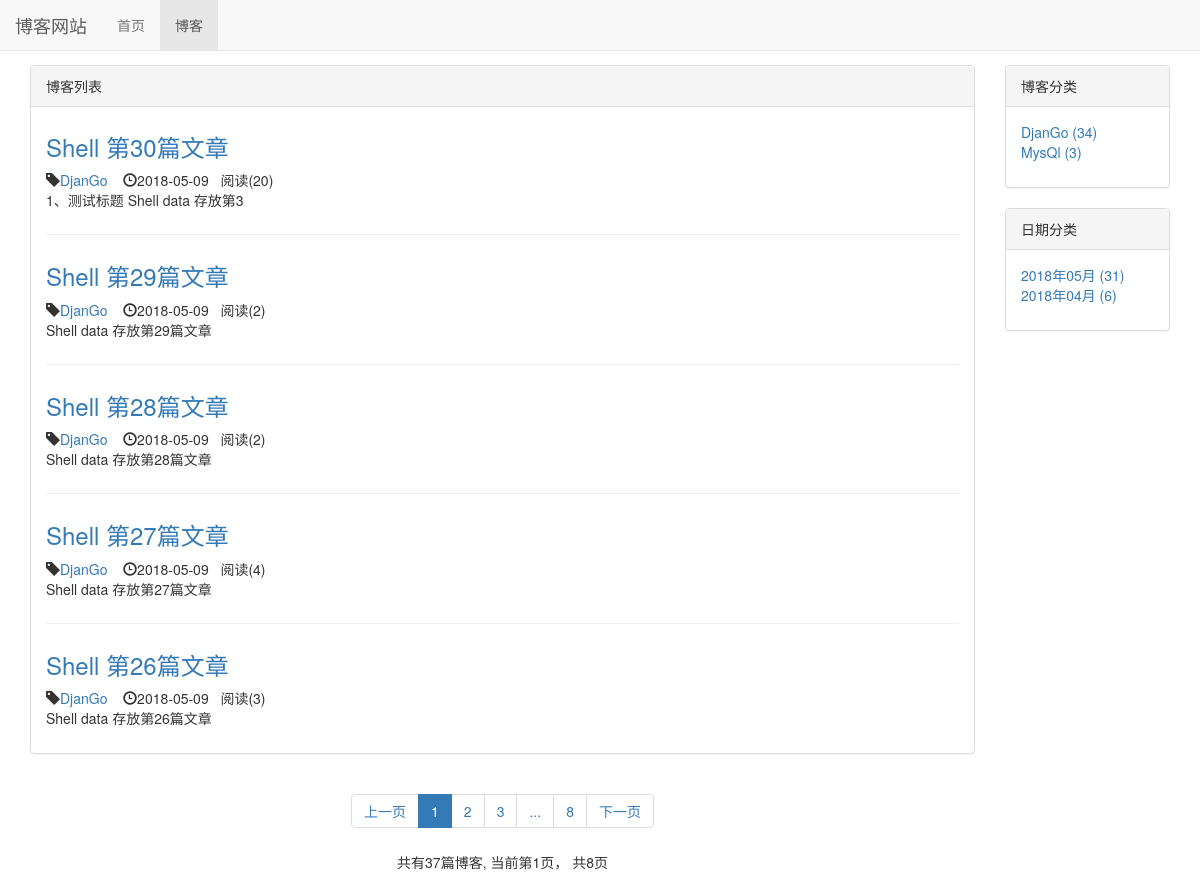
/blog/, run on an earlier commit of the app's database.
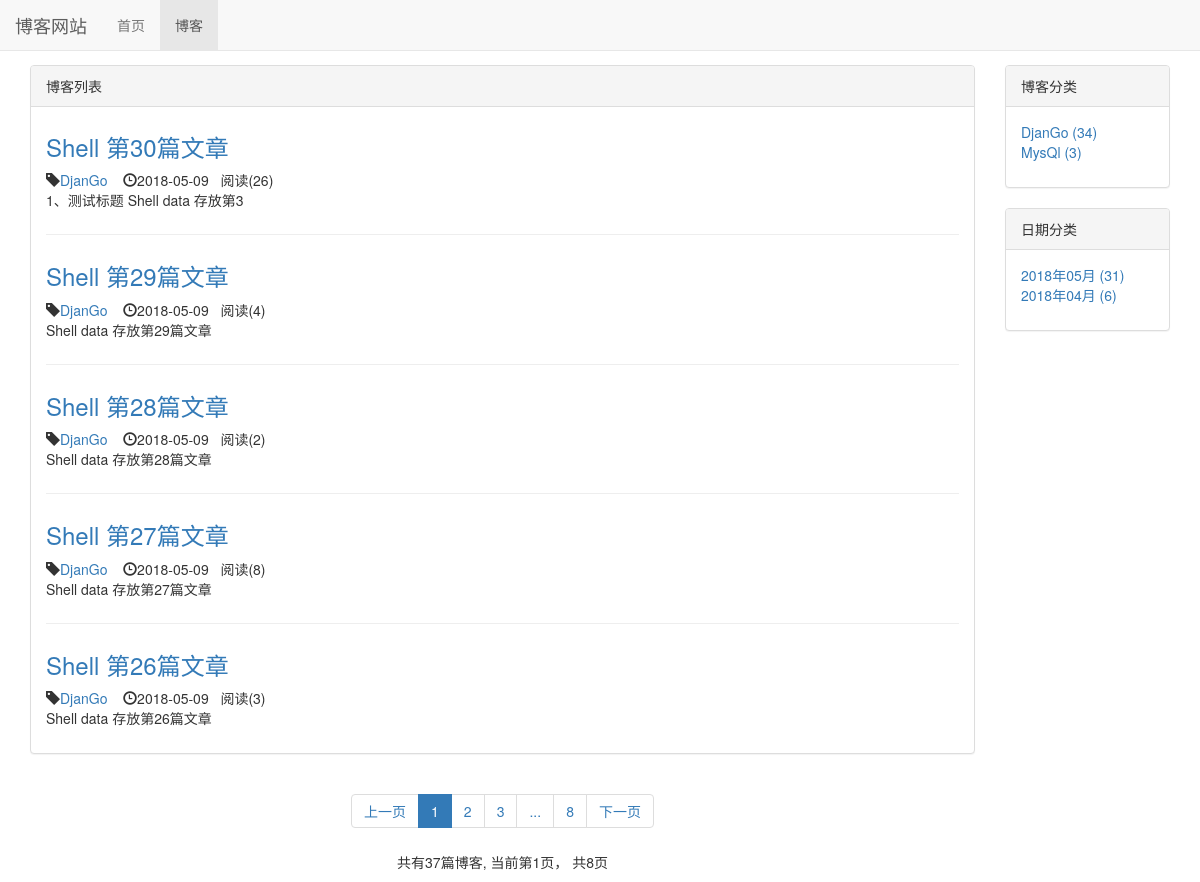
And on a later commit of the database.
### blog/models.py (models this page shows, shortened)
class Blog(models.Model, ReadNumExpandMethod):
    title = models.CharField(max_length=50, verbose_name='文章标题')
    blog_type = models.ForeignKey(BlogType, on_delete=models.DO_NOTHING, verbose_name='文章分类')
    content = RichTextUploadingField()
    author = models.ForeignKey(User, on_delete=models.DO_NOTHING, verbose_name='作者')
    read_details = GenericRelation(ReadDetail)
    created_time = models.DateTimeField(auto_now_add=True, verbose_name='创建时间')
    lsat_updated_time = models.DateTimeField(auto_now=True, verbose_name='修改时间')
    class Meta:
        ordering = ['-created_time']
        verbose_name = '博客文章'
        verbose_name_plural = verbose_name

class BlogType(models.Model):
    type_name = models.CharField(max_length=15, verbose_name='分类列表')
    def __str__(self):
        return self.type_name
    class Meta:
        verbose_name = '博客分类'
        verbose_name_plural  = verbose_name

### read_statistics/models.py (models this page shows)
class ReadNum(models.Model):
    read_num = models.IntegerField(default=0, verbose_name='阅读量')
    content_type = models.ForeignKey(ContentType, on_delete=models.DO_NOTHING)
    object_id = models.PositiveIntegerField()
    content_object = GenericForeignKey('content_type', 'object_id')

### blog/views.py (the view)
# urls.py: path('',views.blog_list, name='blog_list'),
def blog_list(request):
    blogs_all_list = Blog.objects.all()
    context = get_blog_list_common_date(request,blogs_all_list)
    return render(request, 'blog/blog_list.html',context)

### read_statistics/models.py (called while the page is built)
    def get_read_num(self):
        try:
            ct = ContentType.objects.get_for_model(self)
            readnum = ReadNum.objects.get(content_type=ct, object_id=self.pk)
            return readnum.read_num
        except exceptions.ObjectDoesNotExist:
            return 0

### blog/templates/blog/blog_list.html (shortened to what the changed rows need)
{% extends 'base.html' %}
{% load staticfiles %}
{% block header_extends %}
    <link rel="stylesheet" href="{% static 'blog/blog.css' %}">
{% endblock %}
{% block content %}
    <div class="container">
        <div class="row">
            <div class="col-xs-12 col-sm-8 col-md-9 col-lg-10">
                <div class="panel panel-default">
                        <div class="panel-body">
                            {% for blog in blogs %}
                                <div class="blog">
                                    <h3><a href="{% url 'blog_detail' blog.pk %}">{{ blog.title }}</a></h3>
                                    <p class="blog-info">
                                        <span class="glyphicon glyphicon-tag"></span><a href="{% url 'blogs_with_type' blog.blog_type.pk %}">{{ blog.blog_type }}</a> &nbsp;&nbsp;
                                        <span class="glyphicon glyphicon-time"></span>{{ blog.created_time|date:"Y-m-d" }}&nbsp;&nbsp;
                                        阅读({{ blog.get_read_num }})
                                    </p>
                                    <p>{{ blog.content|striptags|truncatechars:25 }}</p>
                                </div>
                            {% empty %}
                                <div class="blog">
                                    <h3>-- 暂无博客，敬请期待 --</h3>
                                </div>
                            {% endfor %}
                        </div>
                </div>
            </div>
        </div>
    </div>
{% endblock %}

What changed in the data, as far as the page shows it:
changed through a linked row, Blog "Shell 第30篇文章": get_read_num "20" → "26"
changed through a linked row, Blog "Shell 第29篇文章": get_read_num "2" → "4"
changed through a linked row, Blog "Shell 第27篇文章": get_read_num "4" → "8"
